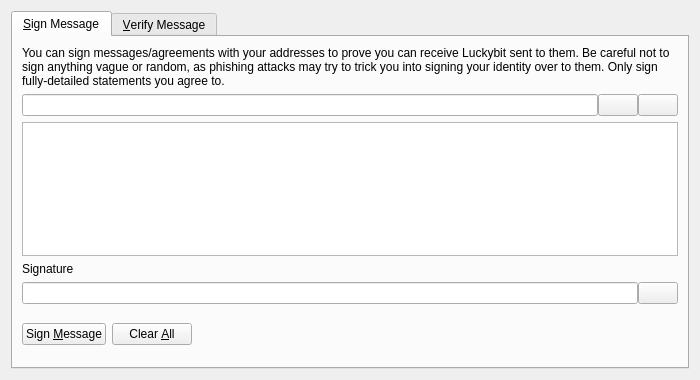
<?xml version="1.0" encoding="UTF-8"?>
<ui version="4.0">
 <class>SignVerifyMessageDialog</class>
 <widget class="QDialog" name="SignVerifyMessageDialog">
  <property name="geometry">
   <rect>
    <x>0</x>
    <y>0</y>
    <width>700</width>
    <height>380</height>
   </rect>
  </property>
  <property name="windowTitle">
   <string>Signatures - Sign / Verify a Message</string>
  </property>
  <property name="modal">
   <bool>true</bool>
  </property>
  <layout class="QVBoxLayout" name="verticalLayout">
   <item>
    <widget class="QTabWidget" name="tabWidget">
     <property name="currentIndex">
      <number>0</number>
     </property>
     <widget class="QWidget" name="tabSignMessage">
      <attribute name="title">
       <string>&amp;Sign Message</string>
      </attribute>
      <layout class="QVBoxLayout" name="verticalLayout_SM">
       <item>
        <widget class="QLabel" name="infoLabel_SM">
         <property name="text">
          <string>You can sign messages/agreements with your addresses to prove you can receive Luckybit sent to them. Be careful not to sign anything vague or random, as phishing attacks may try to trick you into signing your identity over to them. Only sign fully-detailed statements you agree to.</string>
         </property>
         <property name="textFormat">
          <enum>Qt::PlainText</enum>
         </property>
         <property name="wordWrap">
          <bool>true</bool>
         </property>
        </widget>
       </item>
       <item>
        <layout class="QHBoxLayout" name="horizontalLayout_1_SM">
         <property name="spacing">
          <number>0</number>
         </property>
         <item>
          <widget class="QValidatedLineEdit" name="addressIn_SM">
           <property name="toolTip">
            <string>The Luckybit address to sign the message with</string>
           </property>
          </widget>
         </item>
         <item>
          <widget class="QPushButton" name="addressBookButton_SM">
           <property name="toolTip">
            <string>Choose previously used address</string>
           </property>
           <property name="text">
            <string/>
           </property>
           <property name="shortcut">
            <string>Alt+A</string>
           </property>
           <property name="autoDefault">
            <bool>false</bool>
           </property>
          </widget>
         </item>
         <item>
          <widget class="QPushButton" name="pasteButton_SM">
           <property name="toolTip">
            <string>Paste address from clipboard</string>
           </property>
           <property name="text">
            <string/>
           </property>
           <property name="shortcut">
            <string>Alt+P</string>
           </property>
           <property name="autoDefault">
            <bool>false</bool>
           </property>
          </widget>
         </item>
        </layout>
       </item>
       <item>
        <widget class="QPlainTextEdit" name="messageIn_SM">
         <property name="toolTip">
          <string>Enter the message you want to sign here</string>
         </property>
        </widget>
       </item>
       <item>
        <widget class="QLabel" name="signatureLabel_SM">
         <property name="text">
          <string>Signature</string>
         </property>
         <property name="textFormat">
          <enum>Qt::PlainText</enum>
         </property>
        </widget>
       </item>
       <item>
        <layout class="QHBoxLayout" name="horizontalLayout_2_SM">
         <property name="spacing">
          <number>0</number>
         </property>
         <item>
          <widget class="QLineEdit" name="signatureOut_SM">
           <property name="font">
            <font>
             <italic>true</italic>
            </font>
           </property>
           <property name="readOnly">
            <bool>true</bool>
           </property>
          </widget>
         </item>
         <item>
          <widget class="QPushButton" name="copySignatureButton_SM">
           <property name="toolTip">
            <string>Copy the current signature to the system clipboard</string>
           </property>
           <property name="text">
            <string/>
           </property>
           <property name="autoDefault">
            <bool>false</bool>
           </property>
          </widget>
         </item>
        </layout>
       </item>
       <item>
        <layout class="QHBoxLayout" name="horizontalLayout_3_SM">
         <item>
          <widget class="QPushButton" name="signMessageButton_SM">
           <property name="toolTip">
            <string>Sign the message to prove you own this Luckybit address</string>
           </property>
           <property name="text">
            <string>Sign &amp;Message</string>
           </property>
           <property name="autoDefault">
            <bool>false</bool>
           </property>
          </widget>
         </item>
         <item>
          <widget class="QPushButton" name="clearButton_SM">
           <property name="toolTip">
            <string>Reset all sign message fields</string>
           </property>
           <property name="text">
            <string>Clear &amp;All</string>
           </property>
           <property name="autoDefault">
            <bool>false</bool>
           </property>
          </widget>
         </item>
         <item>
          <spacer name="horizontalSpacer_1_SM">
           <property name="orientation">
            <enum>Qt::Horizontal</enum>
           </property>
           <property name="sizeHint" stdset="0">
            <size>
             <width>40</width>
             <height>48</height>
            </size>
           </property>
          </spacer>
         </item>
         <item>
          <widget class="QLabel" name="statusLabel_SM">
           <property name="font">
            <font>
             <weight>75</weight>
             <bold>true</bold>
            </font>
           </property>
           <property name="text">
            <string/>
           </property>
           <property name="wordWrap">
            <bool>true</bool>
           </property>
          </widget>
         </item>
         <item>
          <spacer name="horizontalSpacer_2_SM">
           <property name="orientation">
            <enum>Qt::Horizontal</enum>
           </property>
           <property name="sizeHint" stdset="0">
            <size>
             <width>40</width>
             <height>48</height>
            </size>
           </property>
          </spacer>
         </item>
        </layout>
       </item>
      </layout>
     </widget>
     <widget class="QWidget" name="tabVerifyMessage">
      <attribute name="title">
       <string>&amp;Verify Message</string>
      </attribute>
      <layout class="QVBoxLayout" name="verticalLayout_VM">
       <item>
        <widget class="QLabel" name="infoLabel_VM">
         <property name="text">
          <string>Enter the receiver's address, message (ensure you copy line breaks, spaces, tabs, etc. exactly) and signature below to verify the message. Be careful not to read more into the signature than what is in the signed message itself, to avoid being tricked by a man-in-the-middle attack. Note that this only proves the signing party receives with the address, it cannot prove sendership of any transaction!</string>
         </property>
         <property name="textFormat">
          <enum>Qt::PlainText</enum>
         </property>
         <property name="alignment">
          <set>Qt::AlignLeading|Qt::AlignLeft|Qt::AlignTop</set>
         </property>
         <property name="wordWrap">
          <bool>true</bool>
         </property>
        </widget>
       </item>
       <item>
        <layout class="QHBoxLayout" name="horizontalLayout_1_VM">
         <property name="spacing">
          <number>0</number>
         </property>
         <item>
          <widget class="QValidatedLineEdit" name="addressIn_VM">
           <property name="toolTip">
            <string>The Luckybit address the message was signed with</string>
           </property>
          </widget>
         </item>
         <item>
          <widget class="QPushButton" name="addressBookButton_VM">
           <property name="toolTip">
            <string>Choose previously used address</string>
           </property>
           <property name="text">
            <string/>
           </property>
           <property name="shortcut">
            <string>Alt+A</string>
           </property>
           <property name="autoDefault">
            <bool>false</bool>
           </property>
          </widget>
         </item>
        </layout>
       </item>
       <item>
        <widget class="QPlainTextEdit" name="messageIn_VM"/>
       </item>
       <item>
        <widget class="QValidatedLineEdit" name="signatureIn_VM"/>
       </item>
       <item>
        <layout class="QHBoxLayout" name="horizontalLayout_2_VM">
         <item>
          <widget class="QPushButton" name="verifyMessageButton_VM">
           <property name="toolTip">
            <string>Verify the message to ensure it was signed with the specified Luckybit address</string>
           </property>
           <property name="text">
            <string>Verify &amp;Message</string>
           </property>
           <property name="autoDefault">
            <bool>false</bool>
           </property>
          </widget>
         </item>
         <item>
          <widget class="QPushButton" name="clearButton_VM">
           <property name="toolTip">
            <string>Reset all verify message fields</string>
           </property>
           <property name="text">
            <string>Clear &amp;All</string>
           </property>
           <property name="autoDefault">
            <bool>false</bool>
           </property>
          </widget>
         </item>
         <item>
          <spacer name="horizontalSpacer_1_VM">
           <property name="orientation">
            <enum>Qt::Horizontal</enum>
           </property>
           <property name="sizeHint" stdset="0">
            <size>
             <width>40</width>
             <height>48</height>
            </size>
           </property>
          </spacer>
         </item>
         <item>
          <widget class="QLabel" name="statusLabel_VM">
           <property name="font">
            <font>
             <weight>75</weight>
             <bold>true</bold>
            </font>
           </property>
           <property name="text">
            <string/>
           </property>
           <property name="wordWrap">
            <bool>true</bool>
           </property>
          </widget>
         </item>
         <item>
          <spacer name="horizontalSpacer_2_VM">
           <property name="orientation">
            <enum>Qt::Horizontal</enum>
           </property>
           <property name="sizeHint" stdset="0">
            <size>
             <width>40</width>
             <height>48</height>
            </size>
           </property>
          </spacer>
         </item>
        </layout>
       </item>
      </layout>
     </widget>
    </widget>
   </item>
  </layout>
 </widget>
 <customwidgets>
  <customwidget>
   <class>QValidatedLineEdit</class>
   <extends>QLineEdit</extends>
   <header>qvalidatedlineedit.h</header>
  </customwidget>
 </customwidgets>
 <resources>
  <include location="../luckybit.qrc"/>
 </resources>
 <connections/>
</ui>
